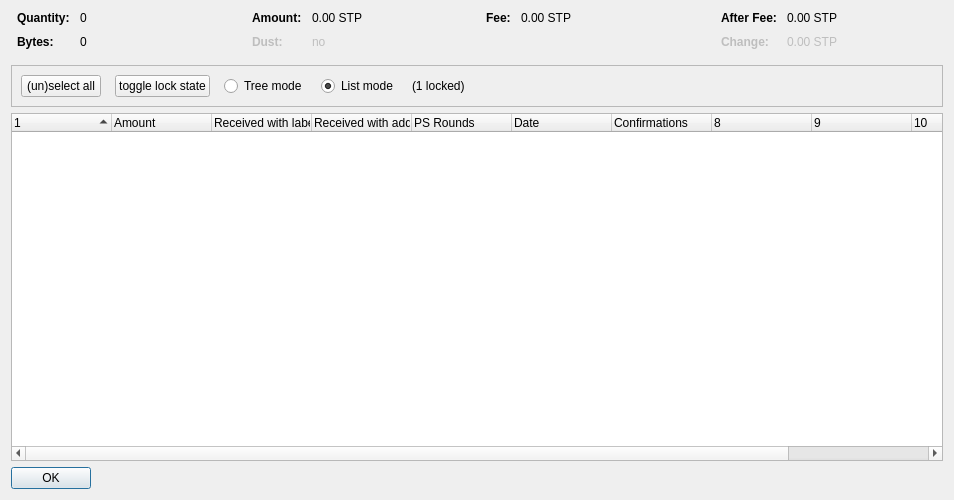
<?xml version="1.0" encoding="UTF-8"?>
<ui version="4.0">
 <class>CoinControlDialog</class>
 <widget class="QDialog" name="CoinControlDialog">
  <property name="geometry">
   <rect>
    <x>0</x>
    <y>0</y>
    <width>954</width>
    <height>500</height>
   </rect>
  </property>
  <property name="windowTitle">
   <string>Coin Selection</string>
  </property>
  <layout class="QVBoxLayout" name="verticalLayout">
   <item>
    <layout class="QHBoxLayout" name="horizontalLayoutTop" stretch="0,0,0,0">
     <property name="topMargin">
      <number>0</number>
     </property>
     <property name="bottomMargin">
      <number>10</number>
     </property>
     <item>
      <layout class="QFormLayout" name="formLayoutCoinControl1">
       <property name="horizontalSpacing">
        <number>10</number>
       </property>
       <property name="verticalSpacing">
        <number>10</number>
       </property>
       <property name="leftMargin">
        <number>6</number>
       </property>
       <property name="rightMargin">
        <number>6</number>
       </property>
       <item row="0" column="0">
        <widget class="QLabel" name="labelCoinControlQuantityText">
         <property name="font">
          <font>
           <weight>75</weight>
           <bold>true</bold>
          </font>
         </property>
         <property name="text">
          <string>Quantity:</string>
         </property>
        </widget>
       </item>
       <item row="0" column="1">
        <widget class="QLabel" name="labelCoinControlQuantity">
         <property name="cursor">
          <cursorShape>IBeamCursor</cursorShape>
         </property>
         <property name="contextMenuPolicy">
          <enum>Qt::ActionsContextMenu</enum>
         </property>
         <property name="text">
          <string notr="true">0</string>
         </property>
         <property name="textInteractionFlags">
          <set>Qt::LinksAccessibleByMouse|Qt::TextSelectableByKeyboard|Qt::TextSelectableByMouse</set>
         </property>
        </widget>
       </item>
       <item row="1" column="0">
        <widget class="QLabel" name="labelCoinControlBytesText">
         <property name="font">
          <font>
           <weight>75</weight>
           <bold>true</bold>
          </font>
         </property>
         <property name="text">
          <string>Bytes:</string>
         </property>
        </widget>
       </item>
       <item row="1" column="1">
        <widget class="QLabel" name="labelCoinControlBytes">
         <property name="cursor">
          <cursorShape>IBeamCursor</cursorShape>
         </property>
         <property name="contextMenuPolicy">
          <enum>Qt::ActionsContextMenu</enum>
         </property>
         <property name="text">
          <string notr="true">0</string>
         </property>
         <property name="textInteractionFlags">
          <set>Qt::LinksAccessibleByMouse|Qt::TextSelectableByKeyboard|Qt::TextSelectableByMouse</set>
         </property>
        </widget>
       </item>
      </layout>
     </item>
     <item>
      <layout class="QFormLayout" name="formLayoutCoinControl2">
       <property name="horizontalSpacing">
        <number>10</number>
       </property>
       <property name="verticalSpacing">
        <number>10</number>
       </property>
       <property name="leftMargin">
        <number>6</number>
       </property>
       <property name="rightMargin">
        <number>6</number>
       </property>
       <item row="0" column="0">
        <widget class="QLabel" name="labelCoinControlAmountText">
         <property name="font">
          <font>
           <weight>75</weight>
           <bold>true</bold>
          </font>
         </property>
         <property name="text">
          <string>Amount:</string>
         </property>
        </widget>
       </item>
       <item row="0" column="1">
        <widget class="QLabel" name="labelCoinControlAmount">
         <property name="cursor">
          <cursorShape>IBeamCursor</cursorShape>
         </property>
         <property name="contextMenuPolicy">
          <enum>Qt::ActionsContextMenu</enum>
         </property>
         <property name="text">
          <string notr="true">0.00 STP</string>
         </property>
         <property name="textInteractionFlags">
          <set>Qt::LinksAccessibleByMouse|Qt::TextSelectableByKeyboard|Qt::TextSelectableByMouse</set>
         </property>
        </widget>
       </item>
       <item row="1" column="0">
        <widget class="QLabel" name="labelCoinControlLowOutputText">
         <property name="enabled">
          <bool>false</bool>
         </property>
         <property name="font">
          <font>
           <weight>75</weight>
           <bold>true</bold>
          </font>
         </property>
         <property name="text">
          <string>Dust:</string>
         </property>
        </widget>
       </item>
       <item row="1" column="1">
        <widget class="QLabel" name="labelCoinControlLowOutput">
         <property name="enabled">
          <bool>false</bool>
         </property>
         <property name="cursor">
          <cursorShape>IBeamCursor</cursorShape>
         </property>
         <property name="contextMenuPolicy">
          <enum>Qt::ActionsContextMenu</enum>
         </property>
         <property name="text">
          <string notr="true">no</string>
         </property>
         <property name="textInteractionFlags">
          <set>Qt::LinksAccessibleByMouse|Qt::TextSelectableByKeyboard|Qt::TextSelectableByMouse</set>
         </property>
        </widget>
       </item>
      </layout>
     </item>
     <item>
      <layout class="QFormLayout" name="formLayoutCoinControl3">
       <property name="horizontalSpacing">
        <number>10</number>
       </property>
       <property name="verticalSpacing">
        <number>10</number>
       </property>
       <property name="leftMargin">
        <number>6</number>
       </property>
       <property name="rightMargin">
        <number>6</number>
       </property>
       <item row="0" column="0">
        <widget class="QLabel" name="labelCoinControlFeeText">
         <property name="font">
          <font>
           <weight>75</weight>
           <bold>true</bold>
          </font>
         </property>
         <property name="text">
          <string>Fee:</string>
         </property>
        </widget>
       </item>
       <item row="0" column="1">
        <widget class="QLabel" name="labelCoinControlFee">
         <property name="cursor">
          <cursorShape>IBeamCursor</cursorShape>
         </property>
         <property name="contextMenuPolicy">
          <enum>Qt::ActionsContextMenu</enum>
         </property>
         <property name="text">
          <string notr="true">0.00 STP</string>
         </property>
         <property name="textInteractionFlags">
          <set>Qt::LinksAccessibleByMouse|Qt::TextSelectableByKeyboard|Qt::TextSelectableByMouse</set>
         </property>
        </widget>
       </item>
      </layout>
     </item>
     <item>
      <layout class="QFormLayout" name="formLayoutCoinControl4">
       <property name="horizontalSpacing">
        <number>10</number>
       </property>
       <property name="verticalSpacing">
        <number>10</number>
       </property>
       <property name="leftMargin">
        <number>6</number>
       </property>
       <property name="rightMargin">
        <number>6</number>
       </property>
       <item row="0" column="0">
        <widget class="QLabel" name="labelCoinControlAfterFeeText">
         <property name="font">
          <font>
           <weight>75</weight>
           <bold>true</bold>
          </font>
         </property>
         <property name="text">
          <string>After Fee:</string>
         </property>
        </widget>
       </item>
       <item row="0" column="1">
        <widget class="QLabel" name="labelCoinControlAfterFee">
         <property name="cursor">
          <cursorShape>IBeamCursor</cursorShape>
         </property>
         <property name="contextMenuPolicy">
          <enum>Qt::ActionsContextMenu</enum>
         </property>
         <property name="text">
          <string notr="true">0.00 STP</string>
         </property>
         <property name="textInteractionFlags">
          <set>Qt::LinksAccessibleByMouse|Qt::TextSelectableByKeyboard|Qt::TextSelectableByMouse</set>
         </property>
        </widget>
       </item>
       <item row="1" column="0">
        <widget class="QLabel" name="labelCoinControlChangeText">
         <property name="enabled">
          <bool>false</bool>
         </property>
         <property name="font">
          <font>
           <weight>75</weight>
           <bold>true</bold>
          </font>
         </property>
         <property name="text">
          <string>Change:</string>
         </property>
        </widget>
       </item>
       <item row="1" column="1">
        <widget class="QLabel" name="labelCoinControlChange">
         <property name="enabled">
          <bool>false</bool>
         </property>
         <property name="cursor">
          <cursorShape>IBeamCursor</cursorShape>
         </property>
         <property name="contextMenuPolicy">
          <enum>Qt::ActionsContextMenu</enum>
         </property>
         <property name="text">
          <string notr="true">0.00 STP</string>
         </property>
         <property name="textInteractionFlags">
          <set>Qt::LinksAccessibleByMouse|Qt::TextSelectableByKeyboard|Qt::TextSelectableByMouse</set>
         </property>
        </widget>
       </item>
      </layout>
     </item>
    </layout>
   </item>
   <item>
    <widget class="QFrame" name="frame">
     <property name="minimumSize">
      <size>
       <width>0</width>
       <height>40</height>
      </size>
     </property>
     <property name="frameShape">
      <enum>QFrame::StyledPanel</enum>
     </property>
     <property name="frameShadow">
      <enum>QFrame::Sunken</enum>
     </property>
     <layout class="QHBoxLayout" name="horizontalLayout">
      <item>
       <layout class="QHBoxLayout" name="horizontalLayoutPanel" stretch="0,0,0,0,0,0">
        <property name="spacing">
         <number>14</number>
        </property>
        <item>
         <widget class="QPushButton" name="pushButtonSelectAll">
          <property name="sizePolicy">
           <sizepolicy hsizetype="Maximum" vsizetype="Fixed">
            <horstretch>0</horstretch>
            <verstretch>0</verstretch>
           </sizepolicy>
          </property>
          <property name="text">
           <string>(un)select all</string>
          </property>
          <property name="autoDefault">
           <bool>false</bool>
          </property>
         </widget>
        </item>
        <item>
         <widget class="QPushButton" name="pushButtonToggleLock">
          <property name="sizePolicy">
           <sizepolicy hsizetype="Maximum" vsizetype="Fixed">
            <horstretch>0</horstretch>
            <verstretch>0</verstretch>
           </sizepolicy>
          </property>
          <property name="text">
           <string>toggle lock state</string>
          </property>
          <property name="autoDefault">
           <bool>false</bool>
          </property>
         </widget>
        </item>
        <item>
         <widget class="QRadioButton" name="radioTreeMode">
          <property name="sizePolicy">
           <sizepolicy hsizetype="Maximum" vsizetype="Fixed">
            <horstretch>0</horstretch>
            <verstretch>0</verstretch>
           </sizepolicy>
          </property>
          <property name="text">
           <string>Tree mode</string>
          </property>
         </widget>
        </item>
        <item>
         <widget class="QRadioButton" name="radioListMode">
          <property name="sizePolicy">
           <sizepolicy hsizetype="Maximum" vsizetype="Fixed">
            <horstretch>0</horstretch>
            <verstretch>0</verstretch>
           </sizepolicy>
          </property>
          <property name="text">
           <string>List mode</string>
          </property>
          <property name="checked">
           <bool>true</bool>
          </property>
         </widget>
        </item>
        <item>
         <widget class="QLabel" name="labelLocked">
          <property name="text">
           <string>(1 locked)</string>
          </property>
         </widget>
        </item>
        <item>
         <spacer name="horizontalSpacer">
          <property name="orientation">
           <enum>Qt::Horizontal</enum>
          </property>
          <property name="sizeHint" stdset="0">
           <size>
            <width>40</width>
            <height>20</height>
           </size>
          </property>
         </spacer>
        </item>
       </layout>
      </item>
     </layout>
    </widget>
   </item>
   <item>
    <widget class="CoinControlTreeWidget" name="treeWidget">
     <property name="contextMenuPolicy">
      <enum>Qt::CustomContextMenu</enum>
     </property>
     <property name="sortingEnabled">
      <bool>false</bool>
     </property>
     <property name="columnCount">
      <number>11</number>
     </property>
     <attribute name="headerShowSortIndicator" stdset="0">
      <bool>true</bool>
     </attribute>
     <attribute name="headerStretchLastSection">
      <bool>false</bool>
     </attribute>
     <column>
      <property name="text">
       <string/>
      </property>
     </column>
     <column>
      <property name="text">
       <string>Amount</string>
      </property>
     </column>
     <column>
      <property name="text">
       <string>Received with label</string>
      </property>
     </column>
     <column>
      <property name="text">
       <string>Received with address</string>
      </property>
     </column>
     <column>
      <property name="text">
       <string>PS Rounds</string>
      </property>
     </column>
     <column>
      <property name="text">
       <string>Date</string>
      </property>
     </column>
     <column>
      <property name="text">
       <string>Confirmations</string>
      </property>
      <property name="toolTip">
       <string>Confirmed</string>
      </property>
     </column>
     <column>
      <property name="text">
       <string/>
      </property>
     </column>
     <column>
      <property name="text">
       <string/>
      </property>
     </column>
     <column>
      <property name="text">
       <string/>
      </property>
     </column>
     <column>
      <property name="text">
       <string/>
      </property>
     </column>
    </widget>
   </item>
   <item>
    <widget class="QDialogButtonBox" name="buttonBox">
     <property name="sizePolicy">
      <sizepolicy hsizetype="Maximum" vsizetype="Fixed">
       <horstretch>0</horstretch>
       <verstretch>0</verstretch>
      </sizepolicy>
     </property>
     <property name="orientation">
      <enum>Qt::Horizontal</enum>
     </property>
     <property name="standardButtons">
      <set>QDialogButtonBox::Ok</set>
     </property>
    </widget>
   </item>
  </layout>
 </widget>
 <customwidgets>
  <customwidget>
   <class>CoinControlTreeWidget</class>
   <extends>QTreeWidget</extends>
   <header>coincontroltreewidget.h</header>
  </customwidget>
 </customwidgets>
 <resources/>
 <connections/>
</ui>
